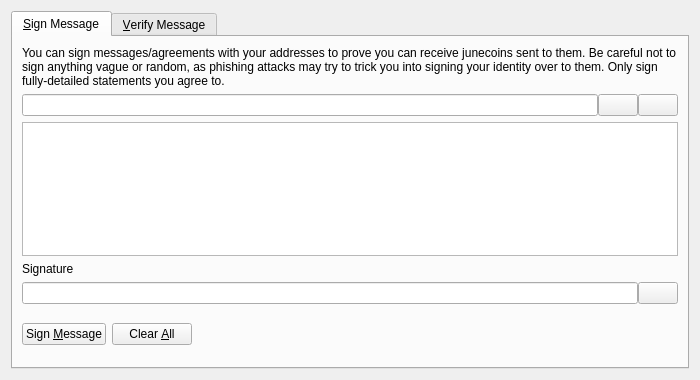
<?xml version="1.0" encoding="UTF-8"?>
<ui version="4.0">
 <class>SignVerifyMessageDialog</class>
 <widget class="QDialog" name="SignVerifyMessageDialog">
  <property name="geometry">
   <rect>
    <x>0</x>
    <y>0</y>
    <width>700</width>
    <height>380</height>
   </rect>
  </property>
  <property name="windowTitle">
   <string>Signatures - Sign / Verify a Message</string>
  </property>
  <property name="modal">
   <bool>true</bool>
  </property>
  <layout class="QVBoxLayout" name="verticalLayout">
   <item>
    <widget class="QTabWidget" name="tabWidget">
     <property name="currentIndex">
      <number>0</number>
     </property>
     <widget class="QWidget" name="tabSignMessage">
      <attribute name="title">
       <string>&amp;Sign Message</string>
      </attribute>
      <layout class="QVBoxLayout" name="verticalLayout_SM">
       <item>
        <widget class="QLabel" name="infoLabel_SM">
         <property name="text">
          <string>You can sign messages/agreements with your addresses to prove you can receive junecoins sent to them. Be careful not to sign anything vague or random, as phishing attacks may try to trick you into signing your identity over to them. Only sign fully-detailed statements you agree to.</string>
         </property>
         <property name="textFormat">
          <enum>Qt::PlainText</enum>
         </property>
         <property name="wordWrap">
          <bool>true</bool>
         </property>
        </widget>
       </item>
       <item>
        <layout class="QHBoxLayout" name="horizontalLayout_1_SM">
         <property name="spacing">
          <number>0</number>
         </property>
         <item>
          <widget class="QValidatedLineEdit" name="addressIn_SM">
           <property name="toolTip">
            <string>The JuneCoin address to sign the message with</string>
           </property>
          </widget>
         </item>
         <item>
          <widget class="QPushButton" name="addressBookButton_SM">
           <property name="toolTip">
            <string>Choose previously used address</string>
           </property>
           <property name="text">
            <string/>
           </property>
           <property name="icon">
            <iconset resource="../bitcoin.qrc">
             <normaloff>:/icons/address-book</normaloff>:/icons/address-book</iconset>
           </property>
           <property name="shortcut">
            <string>Alt+A</string>
           </property>
           <property name="autoDefault">
            <bool>false</bool>
           </property>
          </widget>
         </item>
         <item>
          <widget class="QPushButton" name="pasteButton_SM">
           <property name="toolTip">
            <string>Paste address from clipboard</string>
           </property>
           <property name="text">
            <string/>
           </property>
           <property name="icon">
            <iconset resource="../bitcoin.qrc">
             <normaloff>:/icons/editpaste</normaloff>:/icons/editpaste</iconset>
           </property>
           <property name="shortcut">
            <string>Alt+P</string>
           </property>
           <property name="autoDefault">
            <bool>false</bool>
           </property>
          </widget>
         </item>
        </layout>
       </item>
       <item>
        <widget class="QPlainTextEdit" name="messageIn_SM">
         <property name="toolTip">
          <string>Enter the message you want to sign here</string>
         </property>
        </widget>
       </item>
       <item>
        <widget class="QLabel" name="signatureLabel_SM">
         <property name="text">
          <string>Signature</string>
         </property>
         <property name="textFormat">
          <enum>Qt::PlainText</enum>
         </property>
        </widget>
       </item>
       <item>
        <layout class="QHBoxLayout" name="horizontalLayout_2_SM">
         <property name="spacing">
          <number>0</number>
         </property>
         <item>
          <widget class="QLineEdit" name="signatureOut_SM">
           <property name="font">
            <font>
             <italic>true</italic>
            </font>
           </property>
           <property name="readOnly">
            <bool>true</bool>
           </property>
          </widget>
         </item>
         <item>
          <widget class="QPushButton" name="copySignatureButton_SM">
           <property name="toolTip">
            <string>Copy the current signature to the system clipboard</string>
           </property>
           <property name="text">
            <string/>
           </property>
           <property name="icon">
            <iconset resource="../bitcoin.qrc">
             <normaloff>:/icons/editcopy</normaloff>:/icons/editcopy</iconset>
           </property>
           <property name="autoDefault">
            <bool>false</bool>
           </property>
          </widget>
         </item>
        </layout>
       </item>
       <item>
        <layout class="QHBoxLayout" name="horizontalLayout_3_SM">
         <item>
          <widget class="QPushButton" name="signMessageButton_SM">
           <property name="toolTip">
            <string>Sign the message to prove you own this JuneCoin address</string>
           </property>
           <property name="text">
            <string>Sign &amp;Message</string>
           </property>
           <property name="icon">
            <iconset resource="../bitcoin.qrc">
             <normaloff>:/icons/edit</normaloff>:/icons/edit</iconset>
           </property>
           <property name="autoDefault">
            <bool>false</bool>
           </property>
          </widget>
         </item>
         <item>
          <widget class="QPushButton" name="clearButton_SM">
           <property name="toolTip">
            <string>Reset all sign message fields</string>
           </property>
           <property name="text">
            <string>Clear &amp;All</string>
           </property>
           <property name="icon">
            <iconset resource="../bitcoin.qrc">
             <normaloff>:/icons/remove</normaloff>:/icons/remove</iconset>
           </property>
           <property name="autoDefault">
            <bool>false</bool>
           </property>
          </widget>
         </item>
         <item>
          <spacer name="horizontalSpacer_1_SM">
           <property name="orientation">
            <enum>Qt::Horizontal</enum>
           </property>
           <property name="sizeHint" stdset="0">
            <size>
             <width>40</width>
             <height>48</height>
            </size>
           </property>
          </spacer>
         </item>
         <item>
          <widget class="QLabel" name="statusLabel_SM">
           <property name="font">
            <font>
             <weight>75</weight>
             <bold>true</bold>
            </font>
           </property>
           <property name="text">
            <string/>
           </property>
           <property name="wordWrap">
            <bool>true</bool>
           </property>
          </widget>
         </item>
         <item>
          <spacer name="horizontalSpacer_2_SM">
           <property name="orientation">
            <enum>Qt::Horizontal</enum>
           </property>
           <property name="sizeHint" stdset="0">
            <size>
             <width>40</width>
             <height>48</height>
            </size>
           </property>
          </spacer>
         </item>
        </layout>
       </item>
      </layout>
     </widget>
     <widget class="QWidget" name="tabVerifyMessage">
      <attribute name="title">
       <string>&amp;Verify Message</string>
      </attribute>
      <layout class="QVBoxLayout" name="verticalLayout_VM">
       <item>
        <widget class="QLabel" name="infoLabel_VM">
         <property name="text">
          <string>Enter the receiver's address, message (ensure you copy line breaks, spaces, tabs, etc. exactly) and signature below to verify the message. Be careful not to read more into the signature than what is in the signed message itself, to avoid being tricked by a man-in-the-middle attack. Note that this only proves the signing party receives with the address, it cannot prove sendership of any transaction!</string>
         </property>
         <property name="textFormat">
          <enum>Qt::PlainText</enum>
         </property>
         <property name="alignment">
          <set>Qt::AlignLeading|Qt::AlignLeft|Qt::AlignTop</set>
         </property>
         <property name="wordWrap">
          <bool>true</bool>
         </property>
        </widget>
       </item>
       <item>
        <layout class="QHBoxLayout" name="horizontalLayout_1_VM">
         <property name="spacing">
          <number>0</number>
         </property>
         <item>
          <widget class="QValidatedLineEdit" name="addressIn_VM">
           <property name="toolTip">
            <string>The JuneCoin address the message was signed with</string>
           </property>
          </widget>
         </item>
         <item>
          <widget class="QPushButton" name="addressBookButton_VM">
           <property name="toolTip">
            <string>Choose previously used address</string>
           </property>
           <property name="text">
            <string/>
           </property>
           <property name="icon">
            <iconset resource="../bitcoin.qrc">
             <normaloff>:/icons/address-book</normaloff>:/icons/address-book</iconset>
           </property>
           <property name="shortcut">
            <string>Alt+A</string>
           </property>
           <property name="autoDefault">
            <bool>false</bool>
           </property>
          </widget>
         </item>
        </layout>
       </item>
       <item>
        <widget class="QPlainTextEdit" name="messageIn_VM"/>
       </item>
       <item>
        <widget class="QValidatedLineEdit" name="signatureIn_VM"/>
       </item>
       <item>
        <layout class="QHBoxLayout" name="horizontalLayout_2_VM">
         <item>
          <widget class="QPushButton" name="verifyMessageButton_VM">
           <property name="toolTip">
            <string>Verify the message to ensure it was signed with the specified JuneCoin address</string>
           </property>
           <property name="text">
            <string>Verify &amp;Message</string>
           </property>
           <property name="icon">
            <iconset resource="../bitcoin.qrc">
             <normaloff>:/icons/transaction_0</normaloff>:/icons/transaction_0</iconset>
           </property>
           <property name="autoDefault">
            <bool>false</bool>
           </property>
          </widget>
         </item>
         <item>
          <widget class="QPushButton" name="clearButton_VM">
           <property name="toolTip">
            <string>Reset all verify message fields</string>
           </property>
           <property name="text">
            <string>Clear &amp;All</string>
           </property>
           <property name="icon">
            <iconset resource="../bitcoin.qrc">
             <normaloff>:/icons/remove</normaloff>:/icons/remove</iconset>
           </property>
           <property name="autoDefault">
            <bool>false</bool>
           </property>
          </widget>
         </item>
         <item>
          <spacer name="horizontalSpacer_1_VM">
           <property name="orientation">
            <enum>Qt::Horizontal</enum>
           </property>
           <property name="sizeHint" stdset="0">
            <size>
             <width>40</width>
             <height>48</height>
            </size>
           </property>
          </spacer>
         </item>
         <item>
          <widget class="QLabel" name="statusLabel_VM">
           <property name="font">
            <font>
             <weight>75</weight>
             <bold>true</bold>
            </font>
           </property>
           <property name="text">
            <string/>
           </property>
           <property name="wordWrap">
            <bool>true</bool>
           </property>
          </widget>
         </item>
         <item>
          <spacer name="horizontalSpacer_2_VM">
           <property name="orientation">
            <enum>Qt::Horizontal</enum>
           </property>
           <property name="sizeHint" stdset="0">
            <size>
             <width>40</width>
             <height>48</height>
            </size>
           </property>
          </spacer>
         </item>
        </layout>
       </item>
      </layout>
     </widget>
    </widget>
   </item>
  </layout>
 </widget>
 <customwidgets>
  <customwidget>
   <class>QValidatedLineEdit</class>
   <extends>QLineEdit</extends>
   <header>qt/qvalidatedlineedit.h</header>
  </customwidget>
 </customwidgets>
 <resources>
  <include location="../bitcoin.qrc"/>
 </resources>
 <connections/>
</ui>
